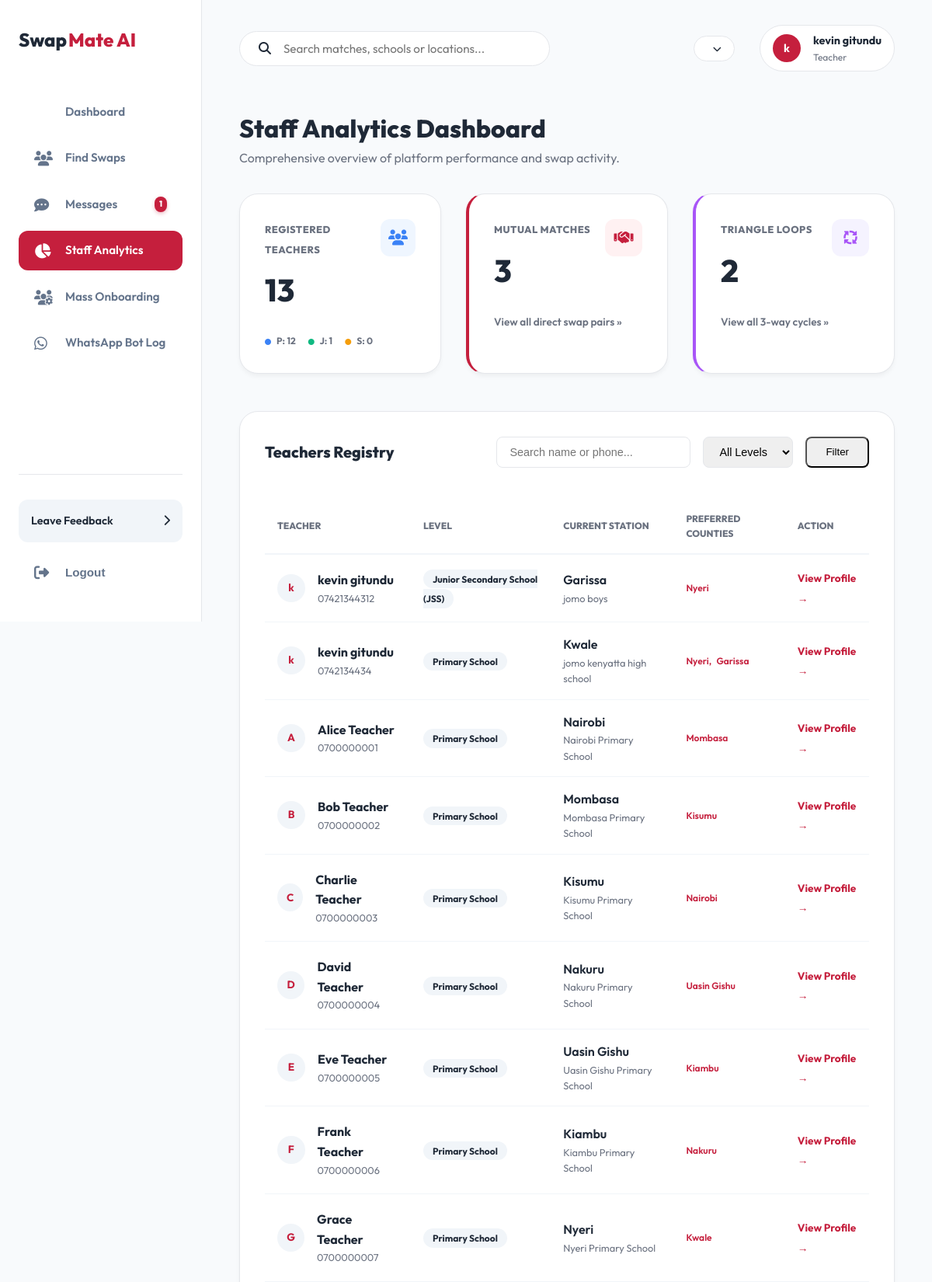
The app's page /accounts/staff-dashboard/ (signed in, upper part), older data.
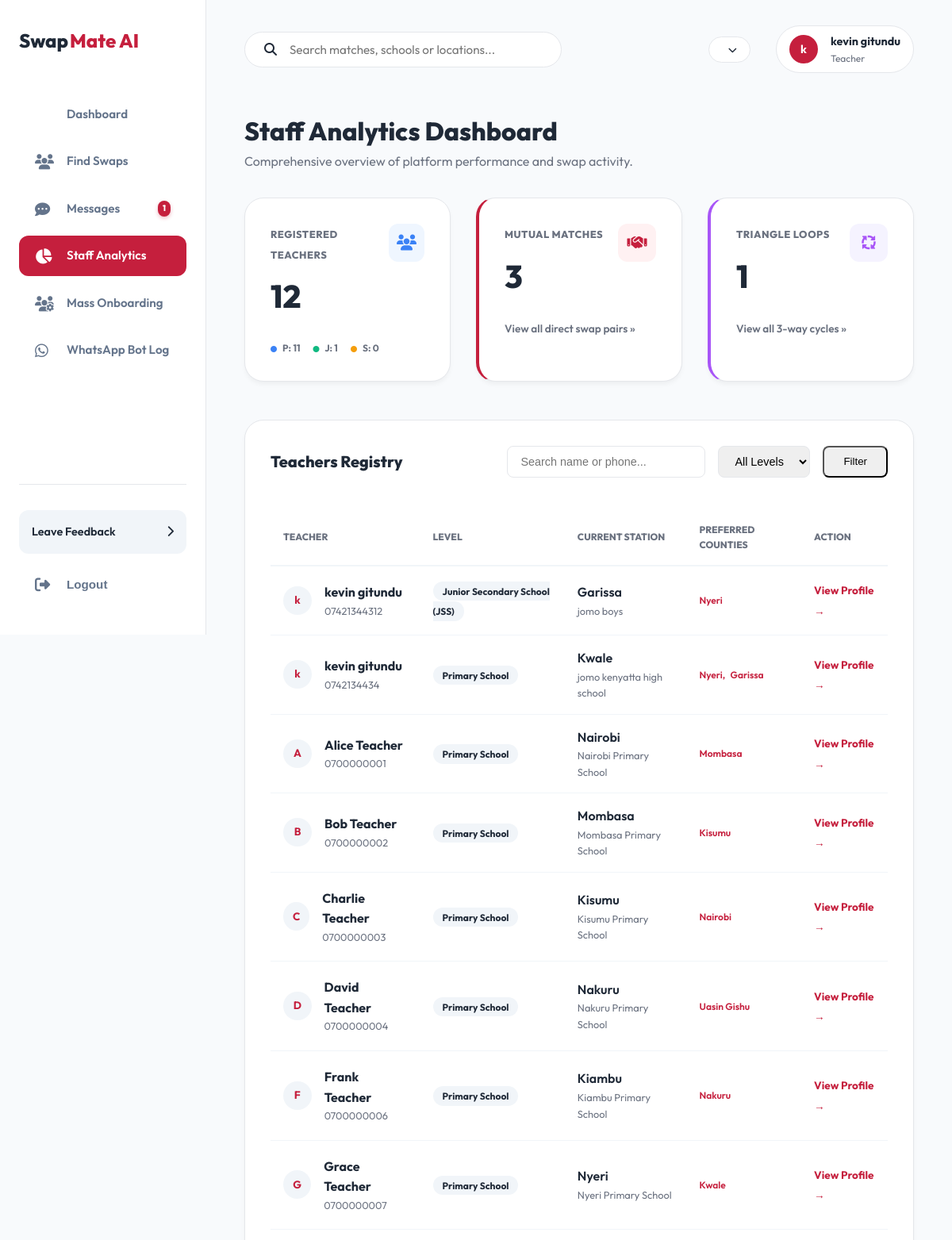
The same page, newer data.
### accounts/models.py (models this page shows, shortened)
class User(AbstractBaseUser, PermissionsMixin):
    phone_number = models.CharField(max_length=15, unique=True)
    first_name = models.CharField(max_length=30, blank=True)
    last_name = models.CharField(max_length=30, blank=True)
    email = models.EmailField(unique=True, null=True, blank=True)
    is_active = models.BooleanField(default=True)
    is_staff = models.BooleanField(default=False)
    date_joined = models.DateTimeField(auto_now_add=True)
    last_seen = models.DateTimeField(null=True, blank=True)
    objects = CustomUserManager()
    USERNAME_FIELD = 'phone_number'
    REQUIRED_FIELDS = ['first_name', 'last_name']

class TeacherProfile(models.Model):
    LEVEL_CHOICES = [
        ('PRIMARY', 'Primary School'),
        ('JSS', 'Junior Secondary School (JSS)'),
        ('SENIOR', 'Senior/High School'),
    ]
    user = models.OneToOneField(User, on_delete=models.CASCADE, related_name='profile')
    school_name = models.CharField(max_length=255, null=True, blank=True)
    level = models.CharField(max_length=20, choices=LEVEL_CHOICES, null=True, blank=True)
    county = models.ForeignKey('locations.County', on_delete=models.SET_NULL, null=True, related_name='teachers')
    sub_county = models.ForeignKey('locations.SubCounty', on_delete=models.SET_NULL, null=True, related_name='teachers')
    ward = models.ForeignKey('locations.Ward', on_delete=models.SET_NULL, null=True, related_name='teachers')

class PreferredLocation(models.Model):
    profile = models.ForeignKey(TeacherProfile, on_delete=models.CASCADE, related_name='preferred_locations')
    county = models.ForeignKey('locations.County', on_delete=models.CASCADE)
    sub_county = models.ForeignKey('locations.SubCounty', on_delete=models.SET_NULL, null=True, blank=True)

### locations/models.py (models this page shows, shortened)
class County(models.Model):
    name = models.CharField(max_length=100, unique=True)
    class Meta:
        verbose_name_plural = "Counties"

### accounts/views.py (the view)
# urls.py: path('staff-dashboard/', views.staff_dashboard, name='staff_dashboard'),
@login_required
def staff_dashboard(request):
    if not request.user.is_staff:
        return redirect('accounts:dashboard')
    from .services import get_potential_matches, get_triangle_matches
    from locations.models import County
    teachers = TeacherProfile.objects.all().select_related('user', 'county').prefetch_related('preferred_locations__county')
    q = request.GET.get('q', '')
    level = request.GET.get('level', '')
    county_id = request.GET.get('county', '')
    if q:
        teachers = teachers.filter(Q(user__first_name__icontains=q) | Q(user__last_name__icontains=q) | Q(user__phone_number__icontains=q))
    if level:
        teachers = teachers.filter(level=level)
    if county_id:
        teachers = teachers.filter(county_id=county_id)
    total_users = teachers.count()
    level_stats = {
        'PRIMARY': TeacherProfile.objects.filter(level='PRIMARY').count(),
        'JSS': TeacherProfile.objects.filter(level='JSS').count(),
        'SENIOR': TeacherProfile.objects.filter(level='SENIOR').count(),
    }
    all_teachers = TeacherProfile.objects.all()
    mutual_matches_count = 0
    triangle_matches_count = 0
    seen_pairs = set()
    for t in all_teachers:
        m_matches = get_potential_matches(t)
        for m in m_matches:
            pair = tuple(sorted((t.id, m.id)))
            if pair not in seen_pairs:
                mutual_matches_count += 1
                seen_pairs.add(pair)
        triangle_matches_count += len(get_triangle_matches(t))
    triangle_matches_count = triangle_matches_count // 3
    counties = County.objects.all()
    return render(request, 'accounts/admin_dashboard.html', {
        'total_users': total_users,
        'level_stats': level_stats,
        'mutual_matches_count': mutual_matches_count,
        'triangle_matches_count': triangle_matches_count,
        'teachers': teachers,
        'counties': counties,
        'q': q,
        'selected_level': level,
        'selected_county': county_id
    })

### accounts/templates/accounts/admin_dashboard.html (shortened to what this page needs)
{% extends 'core/base_app.html' %}
{% block content %}
<div class="db-welcome" style="margin-bottom: 2rem;">
    <h1 style="font-size: 2rem; font-weight: 800;">Staff Analytics Dashboard</h1>
    <p style="color: var(--text-muted);">Comprehensive overview of platform performance and swap activity.</p>
</div>
<div class="db-grid" style="grid-template-columns: repeat(3, 1fr); margin-bottom: 3rem;">
    <div class="db-card">
        <div style="display: flex; justify-content: space-between; align-items: start; margin-bottom: 1.5rem;">
            <div>
                <span style="font-size: 0.8rem; font-weight: 800; color: var(--text-muted); text-transform: uppercase; letter-spacing: 0.5px;">Registered Teachers</span>
                <h2 style="font-size: 2.5rem; font-weight: 800; margin-top: 0.5rem;">{{ total_users }}</h2>
            </div>
            <div style="width: 48px; height: 48px; background: #eff6ff; color: #3b82f6; border-radius: 12px; display: flex; align-items: center; justify-content: center; font-size: 1.25rem;">
                <i class="fas fa-users"></i>
            </div>
        </div>
        <div style="display: flex; gap: 1rem; font-size: 0.75rem; font-weight: 700; color: var(--text-muted);">
            <span><i class="fas fa-circle" style="color: #3b82f6; font-size: 0.5rem; margin-right: 0.3rem;"></i> P: {{ level_stats.PRIMARY }}</span>
            <span><i class="fas fa-circle" style="color: #10b981; font-size: 0.5rem; margin-right: 0.3rem;"></i> J: {{ level_stats.JSS }}</span>
            <span><i class="fas fa-circle" style="color: #f59e0b; font-size: 0.5rem; margin-right: 0.3rem;"></i> S: {{ level_stats.SENIOR }}</span>
        </div>
    </div>
    <a href="{% url 'accounts:admin_mutual_matches' %}" class="db-card" style="text-decoration: none; color: inherit; transition: 0.3s; border-left: 4px solid var(--primary);">
        <div style="display: flex; justify-content: space-between; align-items: start; margin-bottom: 1.5rem;">
            <div>
                <span style="font-size: 0.8rem; font-weight: 800; color: var(--text-muted); text-transform: uppercase; letter-spacing: 0.5px;">Mutual Matches</span>
                <h2 style="font-size: 2.5rem; font-weight: 800; margin-top: 0.5rem;">{{ mutual_matches_count }}</h2>
            </div>
            <div style="width: 48px; height: 48px; background: #fff1f2; color: var(--primary); border-radius: 12px; display: flex; align-items: center; justify-content: center; font-size: 1.25rem;">
                <i class="fas fa-handshake"></i>
            </div>
        </div>
        <p style="font-size: 0.85rem; color: var(--text-muted); font-weight: 600;">View all direct swap pairs &raquo;</p>
    </a>
    <a href="{% url 'accounts:admin_triangle_matches' %}" class="db-card" style="text-decoration: none; color: inherit; transition: 0.3s; border-left: 4px solid #a855f7;">
        <div style="display: flex; justify-content: space-between; align-items: start; margin-bottom: 1.5rem;">
            <div>
                <span style="font-size: 0.8rem; font-weight: 800; color: var(--text-muted); text-transform: uppercase; letter-spacing: 0.5px;">Triangle Loops</span>
                <h2 style="font-size: 2.5rem; font-weight: 800; margin-top: 0.5rem;">{{ triangle_matches_count }}</h2>
            </div>
            <div style="width: 48px; height: 48px; background: #f5f3ff; color: #a855f7; border-radius: 12px; display: flex; align-items: center; justify-content: center; font-size: 1.25rem;">
                <i class="fas fa-arrows-spin"></i>
            </div>
        </div>
        <p style="font-size: 0.85rem; color: var(--text-muted); font-weight: 600;">View all 3-way cycles &raquo;</p>
    </a>
</div>
<div class="db-card">
    <div style="display: flex; justify-content: space-between; align-items: center; margin-bottom: 2.5rem;">
        <h3 style="font-size: 1.25rem; font-weight: 800;">Teachers Registry</h3>
        <form method="get" style="display: flex; gap: 1rem;">
            <input type="text" name="q" value="{{ q }}" placeholder="Search name or phone..." style="padding: 0.6rem 1rem; border-radius: 8px; border: 1px solid var(--border); font-size: 0.9rem; width: 250px;">
            <select name="level" style="padding: 0.6rem 1rem; border-radius: 8px; border: 1px solid var(--border); font-size: 0.9rem;">
                <option value="">All Levels</option>
            </select>
            <button type="submit" class="btn-match-primary" style="padding: 0.6rem 1.5rem; border-radius: 8px;">Filter</button>
        </form>
    </div>
    <div style="overflow-x: auto;">
        <table style="width: 100%; border-collapse: collapse; text-align: left;">
            <thead>
                <tr style="border-bottom: 2px solid #f1f5f9;">
                    <th style="padding: 1rem; font-size: 0.75rem; font-weight: 800; color: var(--text-muted); text-transform: uppercase;">Teacher</th>
                    <th style="padding: 1rem; font-size: 0.75rem; font-weight: 800; color: var(--text-muted); text-transform: uppercase;">Level</th>
                    <th style="padding: 1rem; font-size: 0.75rem; font-weight: 800; color: var(--text-muted); text-transform: uppercase;">Current Station</th>
                    <th style="padding: 1rem; font-size: 0.75rem; font-weight: 800; color: var(--text-muted); text-transform: uppercase;">Preferred Counties</th>
                    <th style="padding: 1rem; font-size: 0.75rem; font-weight: 800; color: var(--text-muted); text-transform: uppercase;">Action</th>
                </tr>
            </thead>
            <tbody>
                {% for t in teachers %}
                <tr style="border-bottom: 1px solid #f1f5f9; transition: 0.2s;" onmouseover="this.style.background='#f8fafc'" onmouseout="this.style.background='transparent'">
                    <td style="padding: 1.25rem 1rem;">
                        <div style="display: flex; align-items: center; gap: 1rem;">
                            <div style="width: 36px; height: 36px; background: #f1f5f9; border-radius: 50%; display: flex; align-items: center; justify-content: center; font-size: 0.85rem; font-weight: 700; color: var(--primary);">
                                {{ t.user.first_name|first }}
                            </div>
                            <div>
                                <div style="font-weight: 700; color: var(--text-dark);">{{ t.user.first_name }} {{ t.user.last_name }}</div>
                                <div style="font-size: 0.8rem; color: var(--text-muted);">{{ t.user.phone_number }}</div>
                            </div>
                        </div>
                    </td>
                    <td style="padding: 1rem;">
                        <span style="font-size: 0.75rem; font-weight: 700; background: #f1f5f9; padding: 0.3rem 0.75rem; border-radius: 50px;">{{ t.get_level_display }}</span>
                    </td>
                    <td style="padding: 1rem;">
                        <div style="font-weight: 600;">{{ t.county.name }}</div>
                        <div style="font-size: 0.8rem; color: var(--text-muted);">{{ t.school_name }}</div>
                    </td>
                    <td style="padding: 1rem;">
                        <div style="display: flex; flex-wrap: wrap; gap: 0.4rem;">
                            {% for pref in t.preferred_locations.all %}
                                <span style="font-size: 0.75rem; font-weight: 600; color: var(--primary);">{{ pref.county.name }}{% if not forloop.last %},{% endif %}</span>
                            {% endfor %}
                        </div>
                    </td>
                    <td style="padding: 1rem;">
                        <a href="{% url 'accounts:teacher_profile' t.id %}" style="font-size: 0.85rem; font-weight: 700; color: var(--primary); text-decoration: none;">View Profile &rarr;</a>
                    </td>
                </tr>
                {% endfor %}
            </tbody>
        </table>
    </div>
</div>
{% endblock %}

### core/templates/core/base_app.html (shortened to what this page needs)
{% load static %}
<!DOCTYPE html>
<html lang="en">
<head>
    <link rel="stylesheet" href="https://cdnjs.cloudflare.com/ajax/libs/font-awesome/6.4.0/css/all.min.css">
    <link rel="stylesheet" href="{% static 'core/css/style.css' %}">
</head>
<body>
    <div class="app-layout">
        <aside class="app-sidebar" id="app-sidebar">
            <a href="/" class="logo" style="color: var(--text-dark); font-weight: 800;">Swap<span>Mate AI</span></a>
            <nav class="sidebar-nav">
                <a href="{% url 'accounts:dashboard' %}" class="nav-item {% if request.resolver_match.url_name == 'dashboard' %}active{% endif %}">
                    Dashboard
                </a>
                <a href="{% url 'accounts:find_swaps' %}" class="nav-item {% if request.resolver_match.url_name == 'find_swaps' %}active{% endif %}">
                    <i class="fas fa-users"></i>
                    Find Swaps
                </a>
                <a href="{% url 'messenger:inbox' %}" class="nav-item {% if '/messenger/' in request.path %}active{% endif %}">
                    <i class="fas fa-comment-dots"></i>
                    Messages
                    <span id="global-unread-badge" class="badge-unread" {% if not unread_messages_count or unread_messages_count == 0 %}style="display:none;"{% endif %}>
                        {{ unread_messages_count }}
                    </span>
                </a>
                {% if user.is_staff %}
                <a href="{% url 'accounts:staff_dashboard' %}" class="nav-item {% if request.resolver_match.url_name == 'staff_dashboard' %}active{% endif %}">
                    <i class="fas fa-chart-pie"></i>
                    Staff Analytics
                </a>
                <a href="{% url 'messenger:bulk_onboard' %}" class="nav-item {% if request.resolver_match.url_name == 'bulk_onboard' %}active{% endif %}">
                    <i class="fas fa-users-cog"></i>
                    Mass Onboarding
                </a>
                <a href="{% url 'messenger:whatsapp_admin' %}" class="nav-item {% if request.resolver_match.url_name == 'whatsapp_admin' %}active{% endif %}">
                    <i class="fab fa-whatsapp"></i>
                    WhatsApp Bot Log
                </a>
                {% endif %}
            </nav>
            <div class="sidebar-footer">
                <a href="#" class="feedback-card">
                    <span>Leave Feedback</span>
                    <i class="fas fa-chevron-right"></i>
                </a>
                <form action="{% url 'accounts:logout' %}" method="post" style="margin-top: 1rem;">
                    <button type="submit" class="nav-item" style="width: 100%; border: none; background: none; cursor: pointer; text-align: left;">
                        <i class="fas fa-sign-out-alt"></i>
                        Logout
                    </button>
                </form>
            </div>
        </aside>
        <main class="app-main">
            <header class="app-header">
                <div class="header-search">
                    <i class="fas fa-search"></i>
                    <input type="text" placeholder="Search matches, schools or locations...">
                </div>
                <div class="header-actions">
                    <div class="dropdown">
                        <button class="btn-secondary" style="padding: 0.5rem 1rem; border-radius: 50px; font-size: 0.85rem;">
                            {{ profile.get_level_display }} <i class="fas fa-chevron-down" style="margin-left: 0.5rem; font-size: 0.7rem;"></i>
                        </button>
                    </div>
                    <div class="user-pill">
                        <div class="avatar-small">{{ user.first_name|first }}</div>
                        <div class="user-info-text">
                            <strong>{{ user.first_name }} {{ user.last_name }}</strong>
                            <span>Teacher</span>
                        </div>
                    </div>
                </div>
            </header>
            {% block content %}{% endblock %}
        </main>
    </div>
</body>
</html>

Row changes from the older to the newer data that the page shows:
removed TeacherProfile: user.first_name|first "E", user.first_name "Eve", user.last_name "Teacher", user.phone_number "0700000005", level "Primary School", county.name "Uasin Gishu", school_name "Uasin Gishu Primary School"
removed PreferredLocation: county.name "Kiambu", shown under "E"
Text that changed along with them:
{{ total_users }}: "13" → "12"
{{ level_stats.PRIMARY }}: "12" → "11"
{{ triangle_matches_count }}: "2" → "1"
